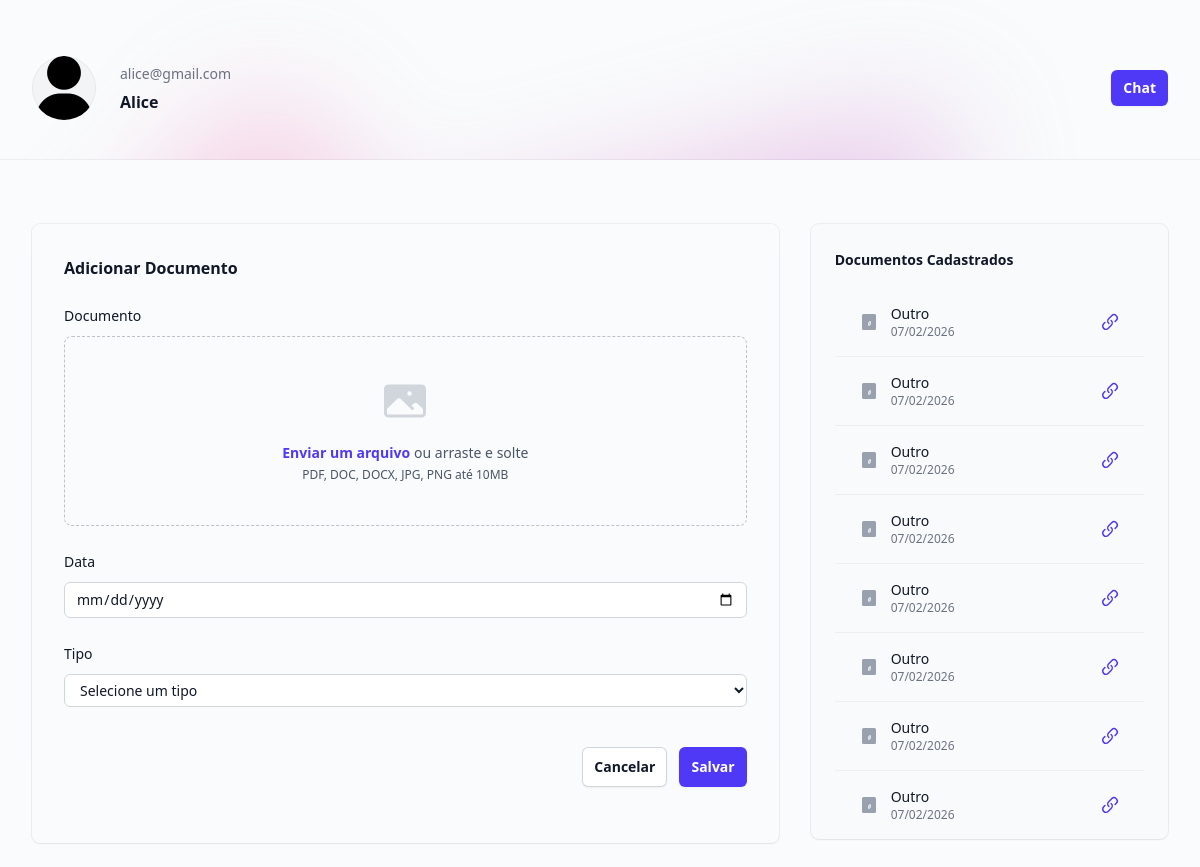
Page /usuarios/cliente/1 on the earlier database version.
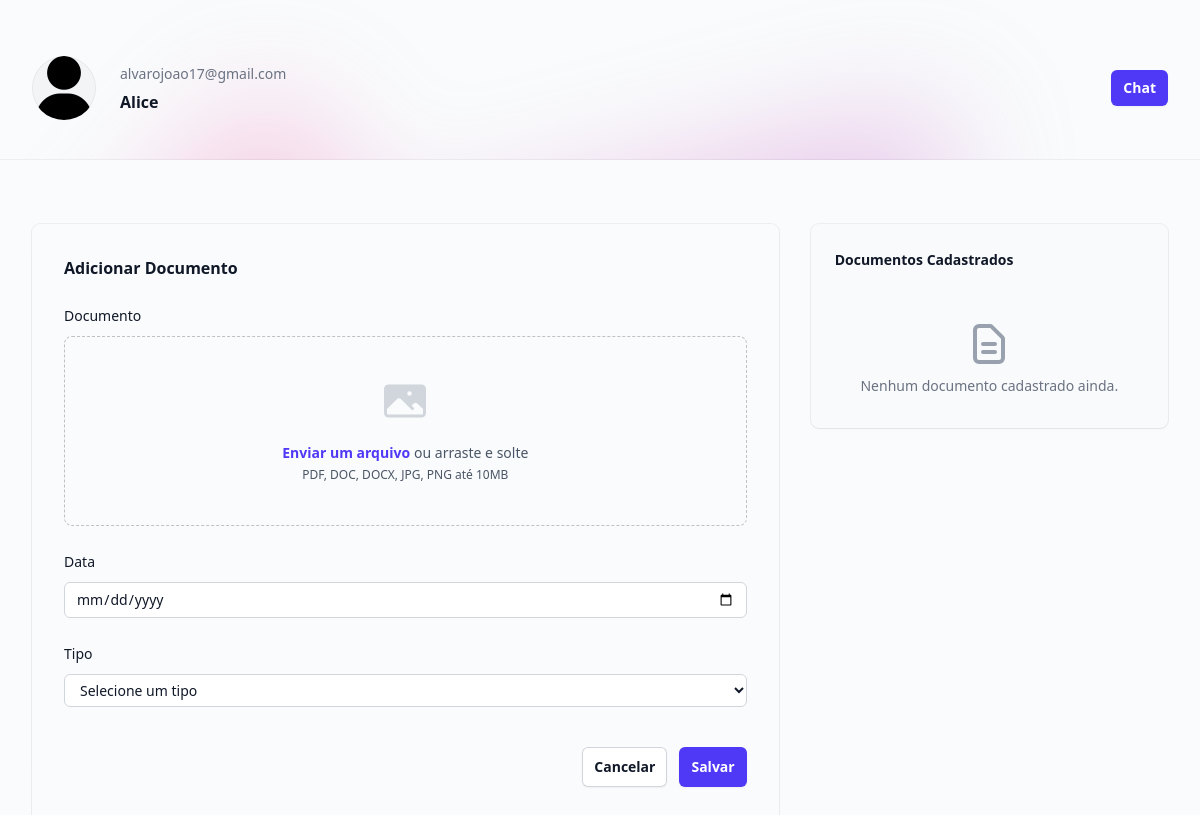
Same page on the later database version.
### usuarios/models.py (models this page shows, shortened)
class Cliente(models.Model):
    TIPO_CHOICES = [
        ('PF', 'Pessoa Física'),
        ('PJ', 'Pessoa Jurídica'),
    ]
    nome = models.CharField(max_length=255)
    email = models.EmailField(max_length=255)
    tipo = models.CharField(max_length=2, choices=TIPO_CHOICES, default='PF')
    status = models.BooleanField(default=True)
    user = models.ForeignKey(User, on_delete=models.CASCADE)

class Documentos(models.Model):
    TIPO_CHOICES = [
        ('C', 'Contrato'),
        ('P', 'Petição'),
        ('CONT', 'Contestação'),
        ('R', 'Recursos'),
        ('O', 'Outro'),
    ]
    cliente = models.ForeignKey(Cliente, on_delete=models.CASCADE)
    tipo = models.CharField(max_length=255, choices=TIPO_CHOICES, default='O')
    arquivo = models.FileField(upload_to='documentos/')
    data_upload = models.DateTimeField()
    content = MartorField()

### usuarios/views.py (the view, shortened to what this page needs)
# urls.py: path("cliente/<int:id>", views.cliente, name='cliente'),
def cliente(request, id):
    cliente = Cliente.objects.get(id=id)
    if request.method == "GET":
        documentos = Documentos.objects.filter(cliente=cliente)
        return render(request, 'cliente.html', {'cliente': cliente, 'documentos': documentos})

### usuarios/templates/cliente.html (shortened to what this page needs)
{% extends 'base.html' %}
{% load static %}
{% block 'body' %}
  <main>
    <header class="relative isolate pt-4">
      <div aria-hidden="true" class="absolute inset-0 -z-10 overflow-hidden">
        <div class="absolute top-full left-16 -mt-16 transform-gpu opacity-50 blur-3xl xl:left-1/2 xl:-ml-80">
          <div style="clip-path: polygon(100% 38.5%, 82.6% 100%, 60.2% 37.7%, 52.4% 32.1%, 47.5% 41.8%, 45.2% 65.6%, 27.5% 23.4%, 0.1% 35.3%, 17.9% 0%, 27.7% 23.4%, 76.2% 2.5%, 74.2% 56%, 100% 38.5%)" class="aspect-1154/678 w-288.5 bg-linear-to-br from-[#FF80B5] to-[#9089FC]"></div>
        </div>
        <div class="absolute inset-x-0 bottom-0 h-px bg-gray-900/5"></div>
      </div>
      <div class="mx-auto max-w-7xl px-4 py-10 sm:px-6 lg:px-8">
        <div class="mx-auto flex max-w-2xl items-center justify-between gap-x-8 lg:mx-0 lg:max-w-none">
          <div class="flex items-center gap-x-6">
            <img src="{% static 'user.png' %}" alt="" class="size-16 flex-none rounded-full bg-gray-100 outline -outline-offset-1 outline-black/5" />
            <h1>
              <div class="text-sm/6 text-gray-500">{{ cliente.email }}</div>
              <div class="mt-1 text-base font-semibold text-gray-900">{{ cliente.nome }}</div>
            </h1>
          </div>
          <div class="flex items-center gap-x-4 sm:gap-x-6">
            <a href="#" class="rounded-md bg-indigo-600 px-3 py-2 text-sm font-semibold text-white shadow-xs hover:bg-indigo-500 focus-visible:outline-2 focus-visible:outline-offset-2 focus-visible:outline-indigo-600">Chat</a>
          </div>
        </div>
      </div>
    </header>
    <div class="mx-auto max-w-7xl px-4 py-16 sm:px-6 lg:px-8">
      <div class="mx-auto grid max-w-2xl grid-cols-1 grid-rows-1 items-start gap-x-8 gap-y-8 lg:mx-0 lg:max-w-none lg:grid-cols-3">
        <div class="lg:col-start-3 lg:row-end-1">
          <div class="rounded-lg bg-gray-50 shadow-xs outline-1 outline-gray-900/5">
            <div class="px-6 pt-6">
              <h3 class="text-sm/6 font-semibold text-gray-900 mb-4">Documentos Cadastrados</h3>
              {% if documentos %}
                <ul class="divide-y divide-gray-900/5">
                    {% for documento in documentos %}
                    <li class="px-6 py-4">
                        <div class="flex items-center justify-between">
                        <div class="flex items-center gap-3">
                            <div>
                            <p class="text-sm font-medium text-gray-900">{{ documento.get_tipo_display }}</p>
                            <p class="text-xs text-gray-500">{{ documento.data_upload|date:"d/m/Y" }}</p>
                            </div>
                        </div>
                        <a href="#" target="_blank" class="text-indigo-600 hover:text-indigo-500">
                        </a>
                        </div>
                    </li>
                    {% endfor %}
                </ul>
                {% else %}
                <div class="px-6 py-8 text-center">
                    <svg class="mx-auto h-12 w-12 text-gray-400" fill="none" viewBox="0 0 24 24" stroke="currentColor">
                    <path stroke-linecap="round" stroke-linejoin="round" stroke-width="2" d="M9 12h6m-6 4h6m2 5H7a2 2 0 01-2-2V5a2 2 0 012-2h5.586a1 1 0 01.707.293l5.414 5.414a1 1 0 01.293.707V19a2 2 0 01-2 2z" />
                    </svg>
                    <p class="mt-2 text-sm text-gray-500">Nenhum documento cadastrado ainda.</p>
                </div>
                {% endif %}
            </div>
          </div>
        </div>
        <div class="-mx-4 px-4 py-8 shadow-xs ring-1 ring-gray-900/5 sm:mx-0 sm:rounded-lg sm:px-8 sm:pb-14 lg:col-span-2 lg:row-span-2 lg:row-end-2 xl:px-16 xl:pt-16 xl:pb-20">
          <h2 class="text-base font-semibold text-gray-900 mb-6">Adicionar Documento</h2>
          <form class="space-y-6" action="{% url 'cliente' cliente.id %}" method="POST" enctype="multipart/form-data">{% csrf_token %}
            <div>
              <label for="documento" class="block text-sm/6 font-medium text-gray-900 mb-2">Documento</label>
              <div class="mt-2 flex justify-center rounded-lg border border-dashed border-gray-900/25 px-6 py-10">
                <div class="text-center">
                  <div class="mt-4 flex text-sm/6 leading-6 text-gray-600">
                    <label for="documento" class="relative cursor-pointer rounded-md font-semibold text-indigo-600 focus-within:outline-2 focus-within:outline-offset-2 focus-within:outline-indigo-600">
                      <span>Enviar um arquivo</span>
                    </label>
                    <p class="pl-1">ou arraste e solte</p>
                  </div>
                  <p class="text-xs leading-5 text-gray-600">PDF, DOC, DOCX, JPG, PNG até 10MB</p>
                </div>
              </div>
            </div>
            <div>
              <label for="data" class="block text-sm/6 font-medium text-gray-900 mb-2">Data</label>
              <input type="date" id="data" name="data" required class="block w-full rounded-md bg-white px-3 py-1.5 text-base text-gray-900 outline-1 -outline-offset-1 outline-gray-300 placeholder:text-gray-400 focus:outline-2 focus:-outline-offset-2 focus:outline-indigo-600 sm:text-sm/6" />
            </div>
            <div>
              <label for="tipo" class="block text-sm/6 font-medium text-gray-900 mb-2">Tipo</label>
              <select id="tipo" name="tipo" required class="block w-full rounded-md bg-white px-3 py-1.5 text-base text-gray-900 outline-1 -outline-offset-1 outline-gray-300 focus:outline-2 focus:-outline-offset-2 focus:outline-indigo-600 sm:text-sm/6">
                <option value="">Selecione um tipo</option>
              </select>
            </div>
            <div class="flex justify-end gap-3 pt-4">
              <button type="button" class="rounded-md bg-white px-3 py-2 text-sm/6 font-semibold text-gray-900 shadow-xs inset-ring-1 inset-ring-gray-300 hover:bg-gray-50">
                Cancelar
              </button>
              <button type="submit" class="rounded-md bg-indigo-600 px-3 py-2 text-sm/6 font-semibold text-white shadow-xs hover:bg-indigo-500 focus-visible:outline-2 focus-visible:outline-offset-2 focus-visible:outline-indigo-600">
                Salvar
              </button>
            </div>
          </form>
        </div>
      </div>
    </div>
  </main>
{% endblock 'body' %}

### usuarios/templates/base.html (shortened to what this page needs)
<!DOCTYPE html>
<html>
    <head>
        <script src="https://cdn.jsdelivr.net/npm/@tailwindcss/browser@4"></script>
    </head>
    <body class="bg-slate-100/40">
        {% block 'body' %}
        {% endblock 'body' %}
    </body>
</html>

Differences in the rows shown:
removed Documentos: tipo "Outro", data_upload "07/02/2026"
removed Documentos: tipo "Outro", data_upload "07/02/2026"
removed Documentos: tipo "Outro", data_upload "07/02/2026"
removed Documentos: tipo "Outro", data_upload "07/02/2026"
removed Documentos: tipo "Outro", data_upload "07/02/2026"
removed Documentos: tipo "Outro", data_upload "07/02/2026"
removed Documentos: tipo "Outro", data_upload "07/02/2026"
removed Documentos: tipo "Outro", data_upload "07/02/2026"
changed Cliente "Alice": email "alice@gmail.com" → "alvarojoao17@gmail.com"
Other differences:
text now shown: "Nenhum documento cadastrado ainda."
